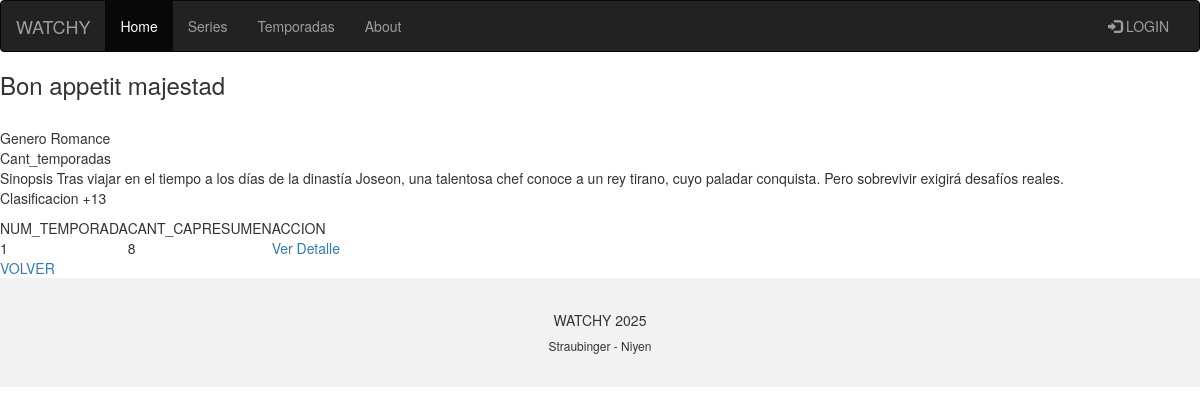
The page /list_series/2 on the database its author committed.
### tables this page shows
CREATE TABLE `series` (
  `id_serie` int(255) NOT NULL,
  `titulo` varchar(1000) NOT NULL,
  `genero` varchar(1000) NOT NULL,
  `cant. de temporadas` int(255) NOT NULL,
  `sinopsis` text NOT NULL,
  `clasificación` int(99) NOT NULL
);

CREATE TABLE `temporadas` (
  `id_temporada` int(255) NOT NULL,
  `id_serie` int(255) NOT NULL,
  `num_temporada` int(255) NOT NULL,
  `cant_capitulos` int(255) NOT NULL
);

### app/views/series.view.phtml (called while the page is built, shortened)
<?php
class SeriesView {
    function showSerieByID($serie,$temporadas, $error, $user){
        require_once '././templates/lista_temporadas.phtml';
    }
}

### app/controllers/series.controller.php (called while the page is built, shortened)
<?php
require_once './app/models/series.model.php';
require_once './app/views/series.view.phtml';
require_once './app/models/temporadas.model.php';
class SeriesController{
    private $model;
    private $view;
    private $temporadasModel;
    public function __construct(){
        $this->model = new SeriesModel();
        $this->view = new SeriesView();
        $this->temporadasModel = new ModelTemporadas();
    }
    public function showSerieByID($idSerie,$request){
        $serie = $this->model->getSerie($idSerie);
        $temporada = $this->temporadasModel->getTemporadas($idSerie);
        $this->view->showSerieByID($serie,$temporada,"", $request->user);
    }
}

### app/models/series.model.php (called while the page is built, shortened)
<?php
class SeriesModel{
    private $db;
    function __construct() {
        $this->db = new PDO('mysql:host=localhost;dbname=tpe_web2s;charset=utf8', 'root', '');
    }
    function getSerie ($id){
        $query = $this->db->prepare('SELECT * FROM series WHERE id_serie=?');
        $query->execute([$id]);
        $serie = $query->fetch(PDO::FETCH_OBJ);
        return $serie;
    }
}

### app/models/temporadas.model.php (called while the page is built, shortened)
<?php
    class ModelTemporadas {
        function __construct(){
            $this->db = new PDO('mysql:host=localhost;'.'dbname=tpe_web2s;charset=utf8', 'root', '');
        }
    public function getTemporadas($idSerie){
        $query = $this->db->prepare('SELECT * FROM temporadas WHERE id_serie = ?');
        $query->execute([$idSerie]);
        $temporadas = $query->fetchAll(PDO::FETCH_OBJ);
        return $temporadas;
    }
    }
?>

### templates/lista_temporadas.phtml (the view, shortened to what this page needs)
<?php require_once 'layout/header.phtml' ?>
<div>
        <p>
            <h3><?=$serie->titulo?></h3></br>
            Genero <?=$serie->genero?> </br>
            Cant_temporadas <?=$serie->cant_temporadas?></br>
            Sinopsis <?=$serie->sinopsis?></br>
            Clasificacion +<?=$serie->clasificación?></br>
        </p>
</div>
<div>
    <table>
        <tr>
            <td>NUM_TEMPORADA</td>
            <td>CANT_CAP</td>
            <td>RESUMEN</td>
            <td>ACCION</td>
        </tr>
        <?php foreach ($temporadas as $temporada):?>
        <tr>
            <td><?=$temporada->num_temporada?></td>
            <td><?=$temporada->cant_capitulos?></td>
            <td><?=$temporada->resumen?></td>
            <td><a href='temporadas/<?=$temporada->id_temporada?>'>Ver Detalle</a></td>
        </tr>
            <?php endforeach; ?>
    </table>
</div>
<a href="list_series">VOLVER</a>
<?php require_once 'layout/footer.phtml' ?>

### rows shown on the page
series: titulo "Bon appetit majestad", genero "Romance", sinopsis "Tras viajar en el tiempo a los días de la dinastía Joseon, una talentosa chef conoce a un rey tirano, cuyo paladar conquista. Pero sobrevivir exigirá desafíos reales.", clasificación "13"
temporadas: num_temporada "1", cant_capitulos "8"
